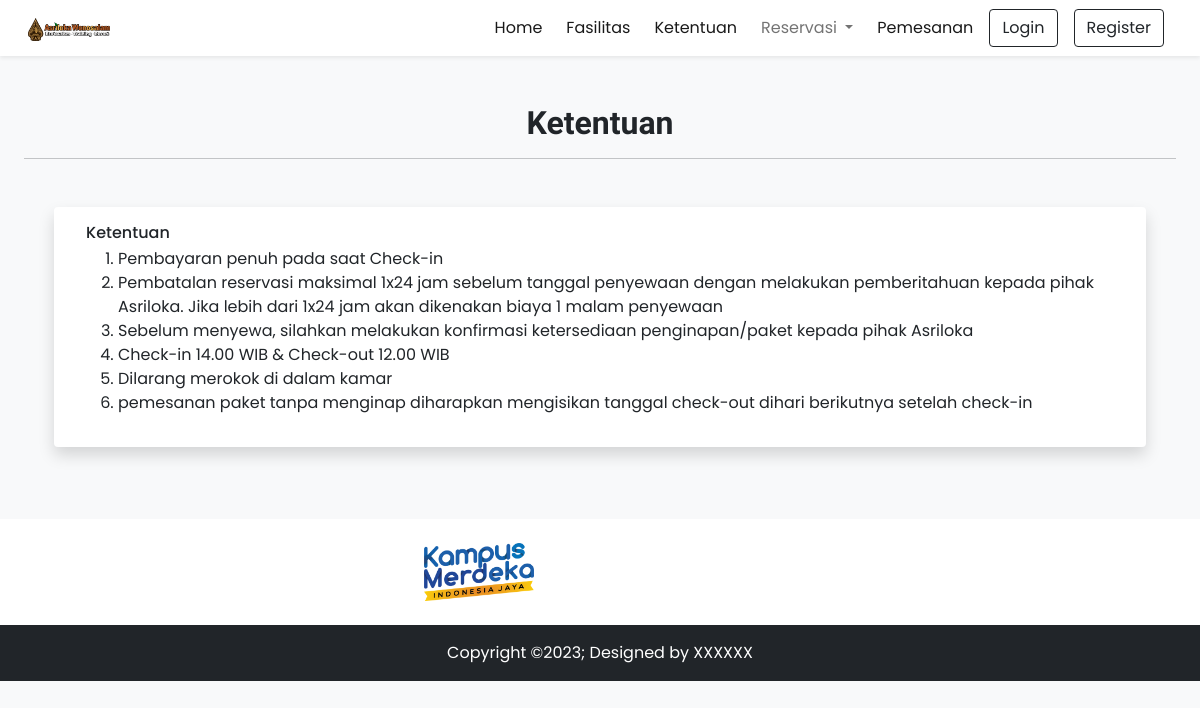
Screenshot of /ketentuan.php with the database file from the repository.
### tables this page shows
CREATE TABLE `rule` (
  `id` int(11) NOT NULL,
  `isGeneral` tinyint(1) NOT NULL DEFAULT 1,
  `description` varchar(191) NOT NULL
);

### app/core/Database.php (called while the page is built, shortened)
<?php
class Database
{
    private $host = DB_HOST;
    private $user = DB_USER;
    private $pass = DB_PASS;
    private $db_name = DB_NAME;
    private $dbh;
    private $stmt;
    public function __construct()
    {
        $dsn = 'mysql:host=' . $this->host . ';dbname=' . $this->db_name;
        $option = [
            PDO::ATTR_PERSISTENT => true,
            PDO::ATTR_ERRMODE => PDO::ERRMODE_EXCEPTION
        ];
        try {
            $this->dbh = new PDO($dsn, $this->user, $this->pass, $option);
        } catch (PDOException $e) {
            die($e->getMessage());
        }
    }
    public function query($query)
    {
        $this->stmt = $this->dbh->prepare($query);
    }
    public function execute()
    {
        $this->stmt->execute();
    }
    public function resultSet()
    {
        $this->execute();
        return $this->stmt->fetchAll(PDO::FETCH_ASSOC);
    }
}

### app/model/Rule.php (called while the page is built, shortened)
<?php
class Rule
{
    private $db;
    public function __construct()
    {
        $this->db = new Database;
    }
    public function getRuleByPublicity($isGeneral)
    {
        $q = 'SELECT * FROM rule';
        $this->db->query($q);
        $res = $this->db->resultSet();
        if (count($res) > 0) {
            return $res;
        }
    }
}

### ketentuan.php (the view, shortened to what this page needs)
<!DOCTYPE html>
<html lang="en">
<head>
    <?php require('inc/links.php'); ?>
</head>
<body class="bg-light">
    <?php require('inc/header.php'); ?>
    <div class="my-5 px-4">
        <h2 class="fw-bold h-font text-center">Ketentuan</h2>
        <hr>
    </div>
    <div class="container">
        <div class="row">
            <div class="col-lg-12 col-md-12 px-4">
                <div class="card mb-4 border-0 shadow">
                    <div class="row g-0 p-3 align-items-center">
                        <div class="col-md-12 px-lg-3 px-md-3 px-0">
                            <div class="features mb-3">
                                <h6 class="mb-1">Ketentuan</h6>
                                <ol>
                                    <?php
                                    $rule = new Rule();
                                    $res = $rule->getRuleByPublicity(1);
                                    foreach ($res as $r) {
                                        echo "<li>" . $r['description'] . "</li>";
                                    }
                                    ?>
                                </ol>
                            </div>
                        </div>
                    </div>
                </div>
            </div>
        </div>
    </div>
    <?php require('inc/footer.php'); ?>
</body>
</html>

### assets/css/common.css (style rules this page uses)
:root { --teal: #2ec1ac; --teal_hover: #279e8c; }
* { font-family: "Poppins", sans-serif; }
.h-font { font-family: "Merienda", cursive; }

### rows the page displays
rule: description "Pembayaran penuh pada saat Check-in"
rule: description "Pembatalan reservasi maksimal 1x24 jam sebelum tanggal penyewaan dengan melakukan pemberitahuan kepada pihak Asriloka. Jika lebih dari 1x24 jam akan dikenakan biaya 1 malam penyewaan"
rule: description "Sebelum menyewa, silahkan melakukan konfirmasi ketersediaan penginapan/paket kepada pihak Asriloka"
rule: description "Check-in 14.00 WIB & Check-out 12.00 WIB"
rule: description "Dilarang merokok di dalam kamar"
rule: description "pemesanan paket tanpa menginap diharapkan mengisikan tanggal check-out dihari berikutnya setelah check-in"
